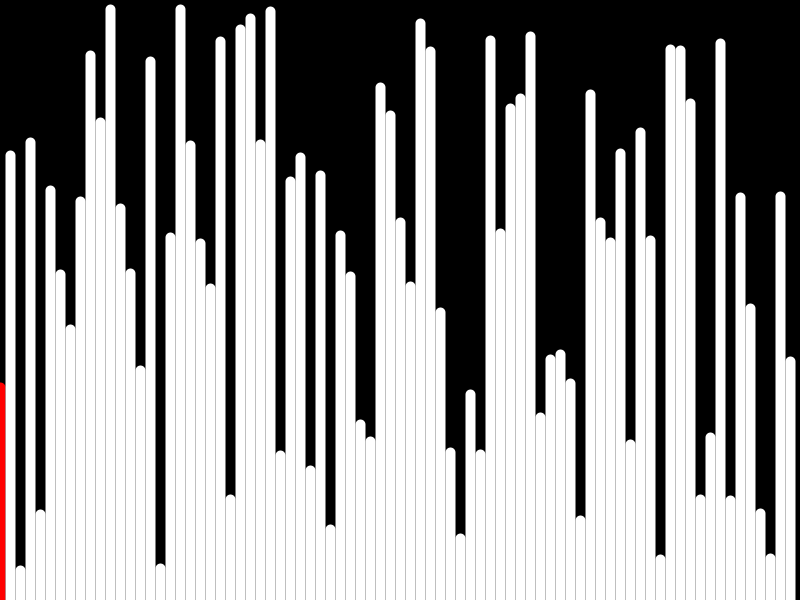
Frame 1 (no input)
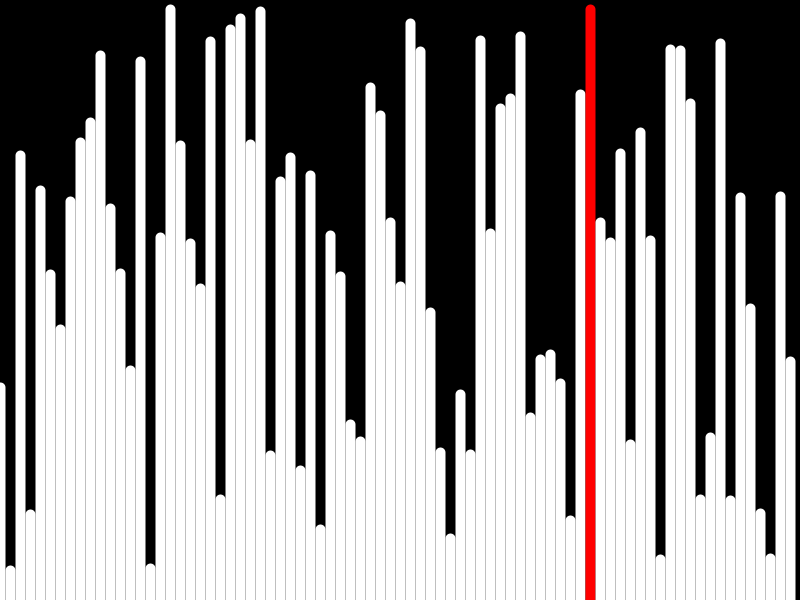
Frame 60 (the mouse pressed at the canvas centre just before this capture)
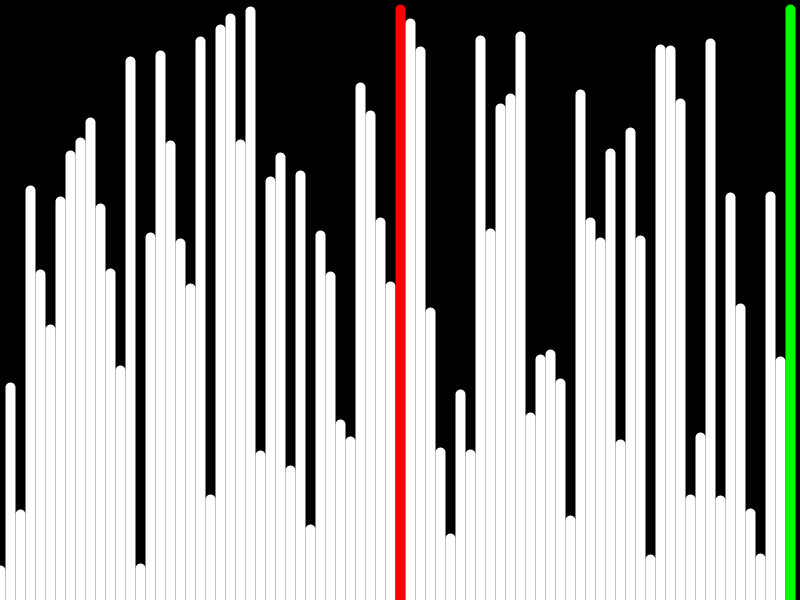
Frame 120 (the mouse held since frame 60 and released just before this capture)

The Processing sketch that drew these frames (run headless with seeded random() and noise(); from frame 60 on, the mouse is pressed at the canvas centre):

// Processing sketch: BubbleSort
// ── BubbleSort.pde
// Bubble Sort

float[] numbers;
int lineWidth = 10;
int n;
int i = 0;
int j = 0;

void initNumbers() {
  n = width / lineWidth;
  numbers = new float[n];
  for (int i = 0; i < numbers.length; i++) {
    numbers[i] = random(height);
  }
}

void setup() {
  size(800, 600);
  initNumbers();
}

void draw() {
  background(0);
  frameRate(20);
  for (int k = 0; k < numbers.length; k++) {
    drawBars(k);
  }
  bubble();
}

void drawBars(int k) {
  strokeWeight(lineWidth);
  if (k >= n - j) {
    stroke(0, 255, 0);
  } else if (k == i) {
    stroke(255, 0, 0);
  } else {
    stroke(255);
  }
  line(k * lineWidth, height, k * lineWidth, numbers[k]);
}

void bubble() {
  if (j < numbers.length - 1) {
    if (numbers[i] < numbers[i + 1]) {
      swap(i, i + 1);
    }
    i++;
  }
  if (i == numbers.length - j - 1) {
    i = 0;
    j++;
    println(j);
  }
}

void swap(int a, int b) {
  float temp1 = numbers[a];
  float temp2 = numbers[b];
  numbers[b] = temp1;
  numbers[a] = temp2;
}

// ***************************************
// bubble sort algorithm
void bubbleSort() {
  for (int j = 0; j < numbers.length; j++) {
    for (int i = 0; i < numbers.length - j - 1; i++) {
      if (numbers[i] < numbers[i + 1]) {
        swap(i, i + 1);
      }
    }
  }
}
// ***************************************
